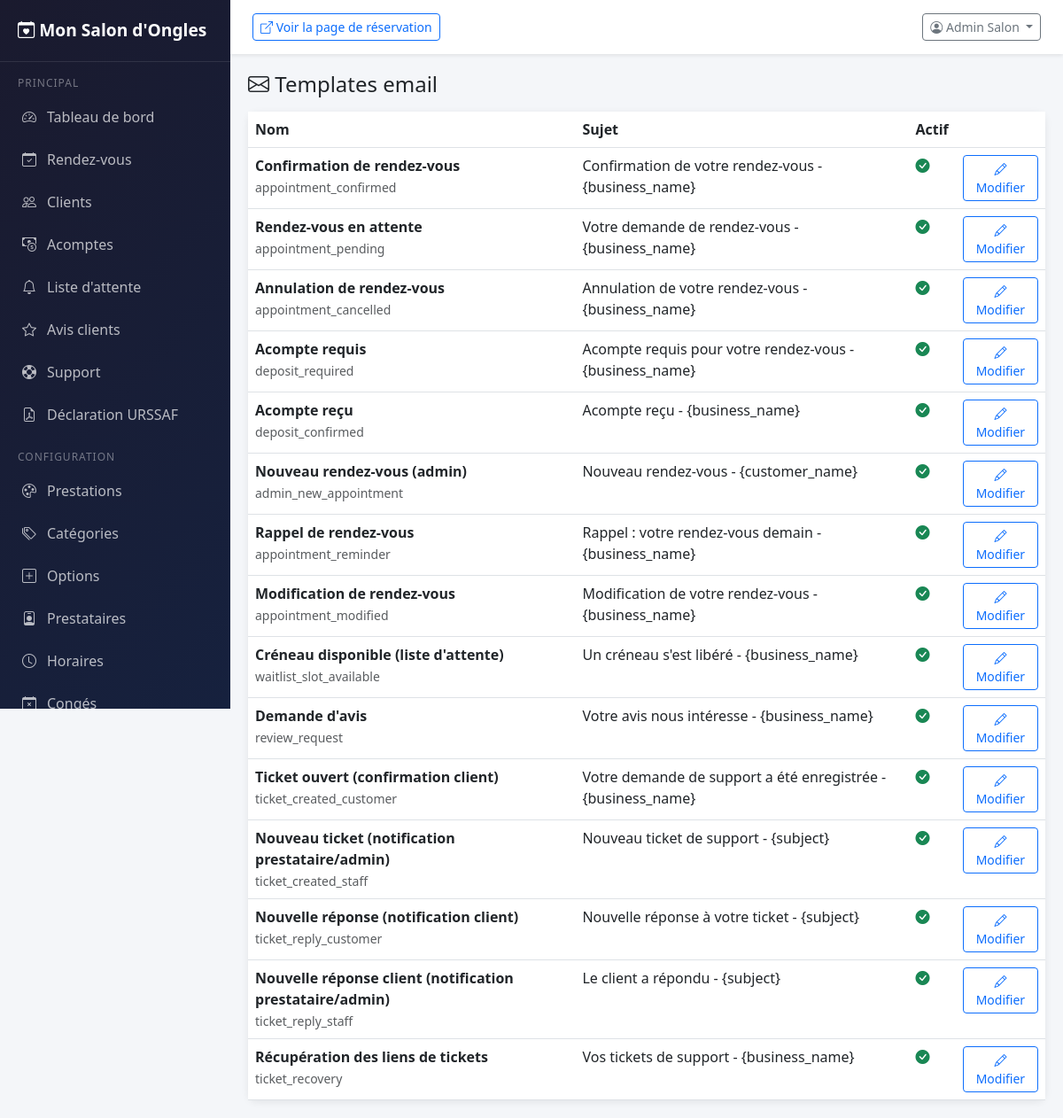
The app's page /admin/index.php?page=email-templates (signed in), older data.
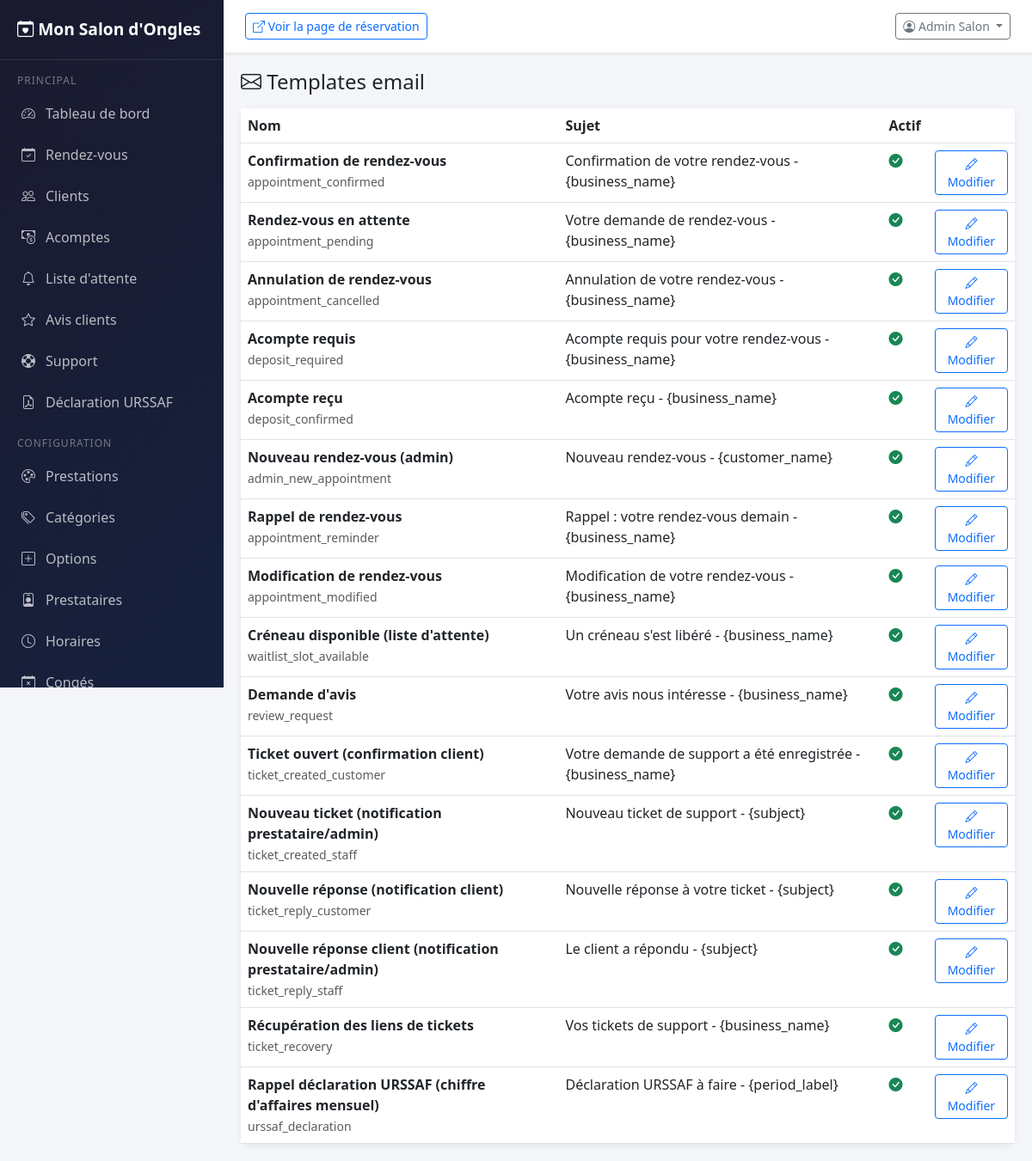
The same page, newer data.
### tables this page shows
CREATE TABLE IF NOT EXISTS `ab_email_templates` (
  `id` INT UNSIGNED AUTO_INCREMENT PRIMARY KEY,
  `slug` VARCHAR(100) NOT NULL UNIQUE,
  `name` VARCHAR(200) NOT NULL,
  `subject` VARCHAR(255) NOT NULL,
  `body` TEXT NOT NULL,
  `variables` TEXT COMMENT 'Variables disponibles (JSON)',
  `is_active` TINYINT(1) DEFAULT 1,
  `updated_at` DATETIME DEFAULT CURRENT_TIMESTAMP ON UPDATE CURRENT_TIMESTAMP
);

### admin/index.php (called while the page is built, shortened)
<?php
require_once __DIR__ . '/../core/App.php';
$page = $_GET['page'] ?? 'dashboard';
$pageFile = __DIR__ . '/pages/' . $page . '.php';
if (file_exists($pageFile)) {
    if ($page === 'login') {
        require $pageFile;
    } else {
        $pageContent = $page;
        require __DIR__ . '/layout.php';
    }
} else {
    http_response_code(404);
    echo 'Page non trouvée';
}

### core/Settings.php (called while the page is built, shortened)
<?php
class Settings {
    private static array $cache = [];
    private static bool $loaded = false;
    public static function loadAll(): void {
        if (self::$loaded) return;
        $db = Database::getInstance();
        $rows = $db->fetchAll("SELECT setting_key, setting_value FROM ab_settings");
        foreach ($rows as $row) {
            self::$cache[$row['setting_key']] = $row['setting_value'];
        }
        self::$loaded = true;
    }
    public static function get(string $key, string $default = ''): string {
        return self::$cache[$key] ?? $default;
    }
}

### core/App.php (called while the page is built, shortened)
<?php
require_once __DIR__ . '/Database.php';
require_once __DIR__ . '/Settings.php';
function ab_url(string $path = ''): string {
    static $baseUrl = null;
    if ($baseUrl === null) {
        if (defined('AB_BASE_URL') && AB_BASE_URL !== '' && AB_BASE_URL !== 'http://localhost/ABAppointments') {
            $baseUrl = rtrim(AB_BASE_URL, '/');
        } elseif (isset($_SERVER['HTTP_HOST'])) {
            $scheme = (!empty($_SERVER['HTTPS']) && $_SERVER['HTTPS'] !== 'off') ? 'https' : 'http';
            $scriptDir = dirname($_SERVER['SCRIPT_NAME']);
            if (preg_match('#/(public|admin|api)$#', $scriptDir)) {
                $scriptDir = dirname($scriptDir);
            }
            $baseUrl = $scheme . '://' . $_SERVER['HTTP_HOST'] . rtrim($scriptDir, '/');
        } else {
            $baseUrl = rtrim(AB_BASE_URL, '/');
        }
    }
    return $baseUrl . '/' . ltrim($path, '/');
}
function ab_escape(string $str): string {
    return htmlspecialchars($str, ENT_QUOTES, 'UTF-8');
}
function ab_setting(string $key, string $default = ''): string {
    return Settings::get($key, $default);
}
function ab_feature_enabled(string $feature): bool {
    $key = AB_TOGGLEABLE_FEATURES[$feature] ?? null;
    return ab_setting($key, '1') === '1';
}

### core/Database.php (called while the page is built, shortened)
<?php
class Database {
    private static ?Database $instance = null;
    private PDO $pdo;
    private function __construct() {
        $dsn = 'mysql:host=' . AB_DB_HOST . ';dbname=' . AB_DB_NAME . ';charset=' . AB_DB_CHARSET;
        $this->pdo = new PDO($dsn, AB_DB_USER, AB_DB_PASS, [
            PDO::ATTR_ERRMODE => PDO::ERRMODE_EXCEPTION,
            PDO::ATTR_DEFAULT_FETCH_MODE => PDO::FETCH_ASSOC,
            PDO::ATTR_EMULATE_PREPARES => false,
        ]);
        $this->pdo->exec("SET time_zone = '+00:00'");
    }
    public static function getInstance(): self {
        if (self::$instance === null) {
            self::$instance = new self();
        }
        return self::$instance;
    }
    public function query(string $sql, array $params = []): PDOStatement {
        $stmt = $this->pdo->prepare($sql);
        $stmt->execute($params);
        return $stmt;
    }
    public function fetchAll(string $sql, array $params = []): array {
        return $this->query($sql, $params)->fetchAll();
    }
}

### admin/pages/email-templates.php (the view, shortened to what this page needs)
<?php
$db = Database::getInstance();
$templates = $db->fetchAll("SELECT * FROM ab_email_templates ORDER BY id");
$editTemplate = isset($_GET['edit']) ? $db->fetchOne("SELECT * FROM ab_email_templates WHERE id = ?", [(int)$_GET['edit']]) : null;
?>
<h4 class="mb-3"><i class="bi bi-envelope"></i> Templates email</h4>
<?php if ($editTemplate): ?>
<div class="card">
    <div class="card-header bg-white"><h5 class="mb-0">Modifier : <?= ab_escape($editTemplate['name']) ?></h5></div>
    <div class="card-body">
        <form method="POST">
            <?= Auth::csrfField() ?>
            <input type="hidden" name="id" value="<?= $editTemplate['id'] ?>">
            <div class="mb-3">
                <label class="form-label">Sujet</label>
                <input type="text" name="subject" class="form-control" value="<?= ab_escape($editTemplate['subject']) ?>">
            </div>
            <div class="mb-3">
                <label class="form-label">Corps du mail (HTML)</label>
                <textarea name="body" class="form-control" rows="15" style="font-family:monospace;font-size:13px;"><?= ab_escape($editTemplate['body']) ?></textarea>
            </div>
            <div class="mb-3">
                <label class="form-label">Variables disponibles :</label>
                <div class="d-flex flex-wrap gap-1">
                    <?php foreach (json_decode($editTemplate['variables'] ?? '[]', true) as $v): ?>
                    <code class="badge bg-light text-dark border">{<?= $v ?>}</code>
                    <?php endforeach; ?>
                </div>
            </div>
            <div class="form-check form-switch mb-3">
                <input type="checkbox" name="is_active" class="form-check-input" <?= $editTemplate['is_active'] ? 'checked' : '' ?>>
                <label class="form-check-label">Actif</label>
            </div>
            <button type="submit" class="btn btn-primary"><i class="bi bi-check"></i> Enregistrer</button>
            <a href="<?= ab_url('admin/index.php?page=email-templates') ?>" class="btn btn-outline-secondary">Annuler</a>
        </form>
    </div>
</div>
<?php else: ?>
<div class="card">
    <div class="table-responsive">
        <table class="table table-hover mb-0">
            <thead><tr><th>Nom</th><th>Sujet</th><th>Actif</th><th></th></tr></thead>
            <tbody>
            <?php foreach ($templates as $t): ?>
            <tr>
                <td><strong><?= ab_escape($t['name']) ?></strong><br><small class="text-muted"><?= $t['slug'] ?></small></td>
                <td><?= ab_escape($t['subject']) ?></td>
                <td><?= $t['is_active'] ? '<i class="bi bi-check-circle-fill text-success"></i>' : '<i class="bi bi-x-circle text-danger"></i>' ?></td>
                <td><a href="<?= ab_url('admin/index.php?page=email-templates&edit=' . $t['id']) ?>" class="btn btn-sm btn-outline-primary"><i class="bi bi-pencil"></i> Modifier</a></td>
            </tr>
            <?php endforeach; ?>
            </tbody>
        </table>
    </div>
</div>
<?php endif; ?>

### admin/layout.php (shortened to what this page needs)
<?php
$currentPage = $pageContent;
$userName = $_SESSION['user_name'] ?? 'Admin';
$isAdmin = Auth::isAdmin();
?>
<!DOCTYPE html>
<html lang="fr">
<head>
    <link href="https://cdn.jsdelivr.net/npm/bootstrap@5.3.0/dist/css/bootstrap.min.css" rel="stylesheet">
    <link href="https://cdn.jsdelivr.net/npm/bootstrap-icons@1.10.0/font/bootstrap-icons.css" rel="stylesheet">
    <link href="https://cdn.jsdelivr.net/npm/fullcalendar@6.1.8/index.global.min.css" rel="stylesheet">
</head>
<body>
    <div class="sidebar" id="sidebar">
        <div class="brand">
            <i class="bi bi-calendar-heart"></i> <?= ab_escape(ab_setting('business_name', 'ABAppointments')) ?>
        </div>
        <nav>
            <div class="nav-section">Principal</div>
            <a href="<?= ab_url('admin/index.php?page=dashboard') ?>" class="nav-link <?= $currentPage === 'dashboard' ? 'active' : '' ?>">
                <i class="bi bi-speedometer2"></i> Tableau de bord
            </a>
            <a href="<?= ab_url('admin/index.php?page=appointments') ?>" class="nav-link <?= $currentPage === 'appointments' ? 'active' : '' ?>">
                <i class="bi bi-calendar-check"></i> Rendez-vous
            </a>
            <a href="<?= ab_url('admin/index.php?page=customers') ?>" class="nav-link <?= $currentPage === 'customers' ? 'active' : '' ?>">
                <i class="bi bi-people"></i> Clients
            </a>
            <?php if (ab_feature_enabled('deposits')): ?>
            <a href="<?= ab_url('admin/index.php?page=deposits') ?>" class="nav-link <?= $currentPage === 'deposits' ? 'active' : '' ?>">
                <i class="bi bi-cash-coin"></i> Acomptes
            </a>
            <?php endif; ?>
            <?php if (ab_feature_enabled('waitlist')): ?>
            <a href="<?= ab_url('admin/index.php?page=waitlist') ?>" class="nav-link <?= $currentPage === 'waitlist' ? 'active' : '' ?>">
                <i class="bi bi-bell"></i> Liste d'attente
            </a>
            <?php endif; ?>
            <?php if (ab_feature_enabled('reviews')): ?>
            <a href="<?= ab_url('admin/index.php?page=reviews') ?>" class="nav-link <?= $currentPage === 'reviews' ? 'active' : '' ?>">
                <i class="bi bi-star"></i> Avis clients
            </a>
            <?php endif; ?>
            <?php if (ab_feature_enabled('tickets')): ?>
            <a href="<?= ab_url('admin/index.php?page=tickets') ?>" class="nav-link <?= $currentPage === 'tickets' ? 'active' : '' ?>">
                <i class="bi bi-life-preserver"></i> Support
            </a>
            <?php endif; ?>
            <?php if ($isAdmin): ?>
            <a href="<?= ab_url('admin/index.php?page=urssaf') ?>" class="nav-link <?= $currentPage === 'urssaf' ? 'active' : '' ?>">
                <i class="bi bi-file-earmark-pdf"></i> Déclaration URSSAF
            </a>
            <?php endif; ?>
            <div class="nav-section">Configuration</div>
            <a href="<?= ab_url('admin/index.php?page=services') ?>" class="nav-link <?= $currentPage === 'services' ? 'active' : '' ?>">
                <i class="bi bi-palette"></i> Prestations
            </a>
            <a href="<?= ab_url('admin/index.php?page=categories') ?>" class="nav-link <?= $currentPage === 'categories' ? 'active' : '' ?>">
                <i class="bi bi-tags"></i> Catégories
            </a>
            <a href="<?= ab_url('admin/index.php?page=booking-options') ?>" class="nav-link <?= $currentPage === 'booking-options' ? 'active' : '' ?>">
                <i class="bi bi-plus-square"></i> Options
            </a>
            <?php if ($isAdmin): ?>
            <a href="<?= ab_url('admin/index.php?page=providers') ?>" class="nav-link <?= $currentPage === 'providers' ? 'active' : '' ?>">
                <i class="bi bi-person-badge"></i> Prestataires
            </a>
            <?php endif; ?>
            <a href="<?= ab_url('admin/index.php?page=working-hours') ?>" class="nav-link <?= $currentPage === 'working-hours' ? 'active' : '' ?>">
                <i class="bi bi-clock"></i> Horaires
            </a>
            <a href="<?= ab_url('admin/index.php?page=holidays') ?>" class="nav-link <?= $currentPage === 'holidays' ? 'active' : '' ?>">
                <i class="bi bi-calendar-x"></i> Congés
            </a>
        </nav>
    </div>
    <div class="main-content">
        <div class="top-bar">
            <div>
                <a href="<?= ab_url('public/') ?>" target="_blank" class="btn btn-sm btn-outline-primary">
                    <i class="bi bi-box-arrow-up-right"></i> Voir la page de réservation
                </a>
            </div>
            <div class="dropdown">
                <button class="btn btn-sm btn-outline-secondary dropdown-toggle" data-bs-toggle="dropdown">
                    <i class="bi bi-person-circle"></i> <?= ab_escape($userName) ?>
                </button>
            </div>
        </div>
        <?php require __DIR__ . '/pages/' . $currentPage . '.php'; ?>
    </div>
</body>
</html>

Row changes from the older to the newer data that the page shows:
added ab_email_templates: name "Rappel déclaration URSSAF (chiffre d'affaires mensuel)", slug "urssaf_declaration", subject "Déclaration URSSAF à faire - {period_label}", is_active 1 (drawn)
